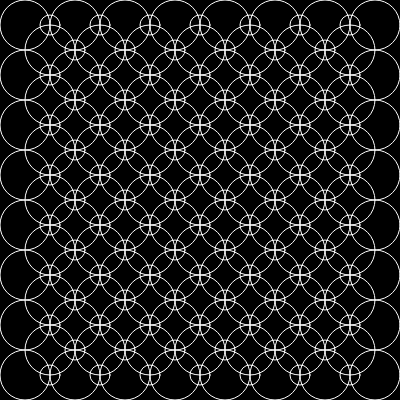
Frame 1 (no input)
Frame 2 (the mouse pressed at the canvas centre, redrawn once): identical to frame 1, image omitted

The p5.js sketch that drew this single still picture (run headless with seeded random() and noise() and a simulated clock; the mouse was pressed at the canvas centre and the sketch redrawn once):

// p5.js sketch
// ── sketch.js
function setup() {
  createCanvas(400, 400);
}

function draw() {
  background(0);
  stroke(255);
  strokeWeight(1);
  noFill();

  //creo un pattern lungo la larghezza della pagina
  for (let i = 25; i < width; i += 25) {
    //e lo distribuisco lungo la lunghezza
    for (let k = 25; k < height; k+=50) {
      let c = i % 2;
      print(c);
      if (c > 0) {
        ellipse(i, k, 50, 50)
      } else {
        ellipse(i, k, 20, 20)
      }
    }
  }
  
  //creo un secondo pattern che si va ad alternare al primo
  //alla larghezza sottraggo 25 perchè altrimenti disegnerebbe anche il cerchio più piccolo finale
  for (let p = 50; p < width-25; p += 25) {
    for (let q = 50; q < height; q+=50) {
      
      let a = p % 2;
      print(a);

      if (a<1) {
        ellipse(p, q, 50, 50)
      } else {
        ellipse(p, q, 20, 20)
      }
    }
  }
  
  noLoop();
}
